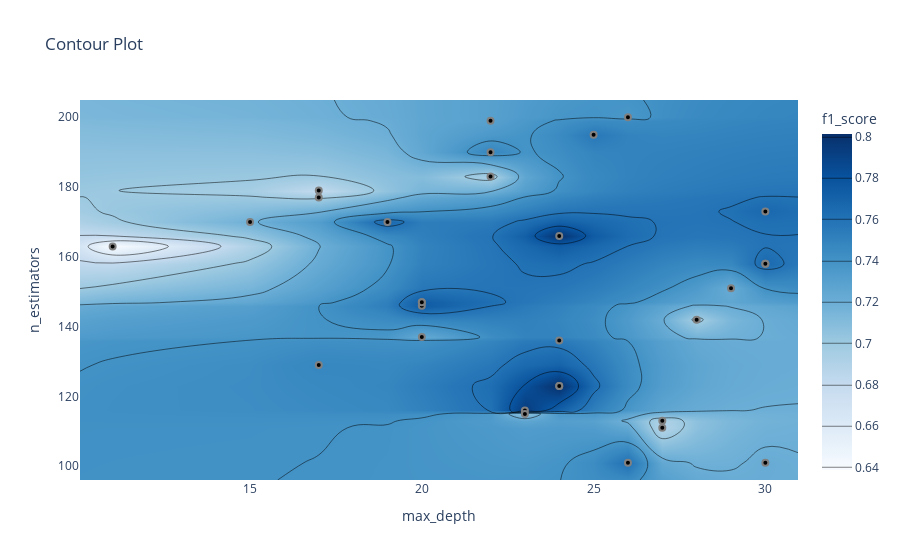

The cell this chart's notebook holds for it:
### Markdown cell above
График контура отношений гиперпараметров

Он показывает связь между различными комбинациями гиперпараметров и значение метрики для этих комбинаций в виде контурного графика.

### Code cell
optuna.visualization.plot_contour(study, params=["max_depth", "n_estimators"],
                                  target_name="f1_score")

### Figure 1 — Plotly figure (JSON) as saved in the notebook; plotly's stock layout.template omitted (floating-point values rounded to 4 significant figures; data arrays with more than 128 entries replaced by an {"elided": "..."} marker saying what was removed)
{"data": [{"colorbar": {"title": {"text": "f1_score"}}, "colorscale": [[0, "rgb(247,251,255)"], [0.125, "rgb(222,235,247)"], [0.25, "rgb(198,219,239)"], [0.375, "rgb(158,202,225)"], [0.5, "rgb(107,174,214)"], [0.625, "rgb(66,146,198)"], [0.75, "rgb(33,113,181)"], [0.875, "rgb(8,81,156)"], [1, "rgb(8,48,107)"]], "connectgaps": true, "contours": {"coloring": "heatmap"}, "hoverinfo": "none", "line": {"smoothing": 1.3}, "reversescale": false, "type": "contour", "x": [10.05, 11, 15, 17, 19, 20, 22, 23, 24, 25, 26, 27, 28, 29, 30, 30.95], "y": [96.05, 101, 111, 113, 115, 116, 123, 129, 136, 137, 142, 146, 147, 151, 158, 163, 166, 170, 173, 177, 179, 183, 190, 195, 199, 200, 204.9], "z": {"elided": "27x16 float values"}}, {"marker": {"color": "black", "line": {"color": "Gray", "width": 2}}, "mode": "markers", "name": "Feasible Trial", "showlegend": false, "type": "scatter", "x": [27, 17, 11, 15, 22, 28, 22, 17, 30, 17, 29, 22, 25, 26, 30, 30, 24, 30, 24, 19, 20, 20, 20, 20, 24, 24, 23, 23, 26, 27], "y": [113, 129, 163, 170, 183, 142, 190, 177, 173, 179, 151, 199, 195, 200, 158, 158, 136, 101, 166, 170, 147, 146, 147, 137, 123, 123, 116, 115, 101, 111]}, {"marker": {"color": "#cccccc", "line": {"color": "Gray", "width": 2}}, "mode": "markers", "name": "Infeasible Trial", "showlegend": false, "type": "scatter", "x": [], "y": []}], "layout": {"title": {"text": "Contour Plot"}, "xaxis": {"range": [10.05, 30.95], "title": {"text": "max_depth"}}, "yaxis": {"range": [96.05, 204.9], "title": {"text": "n_estimators"}}}}
